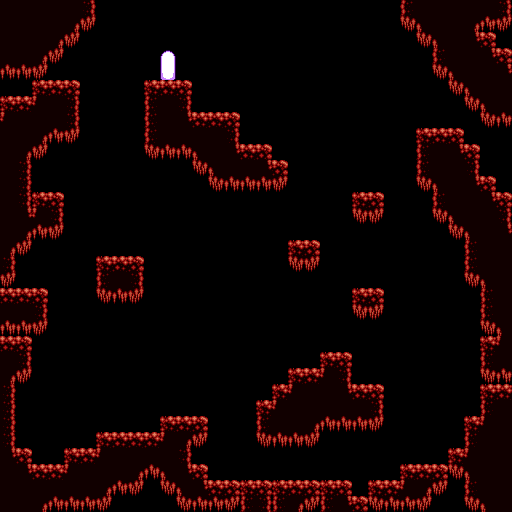

The image is a tile-based game level rendered from a .tmx file. Its description and source (layers, tilesets, objects; grid data summarised) follow:
An orthogonal 32x32 tile map with 16x16 px tiles, 2 tile layers (background, mainground), 1 hidden layer not drawn.

<map version="1.0" orientation="orthogonal" width="32" height="32" tilewidth="16" tileheight="16">
 <tileset firstgid="1" name="level1" tilewidth="16" tileheight="16">
  <image source="level4.png" width="128" height="128" />
  <terraintypes>
   <terrain name="rock" tile="-1" />
  </terraintypes>
  <tile id="0" terrain=",,,0" />
  <tile id="1" terrain=",,0,0" />
  <tile id="2" terrain=",,0," />
  <tile id="3" terrain="0,0,0," />
  <tile id="4" terrain="0,0,,0" />
  <tile id="8" terrain=",0,,0" />
  <tile id="9" terrain="0,0,0,0" />
  <tile id="10" terrain="0,,0," />
  <tile id="11" terrain="0,,0,0" />
  <tile id="12" terrain=",0,0,0" />
  <tile id="16" terrain=",0,," />
  <tile id="17" terrain="0,0,," />
  <tile id="18" terrain="0,,," />
 </tileset>
 <layer name="background" width="32" height="32">
  <data>[1024 cells, 1024 non-empty, 1 distinct tile ids]</data>
 </layer>
 <layer name="mainground" width="32" height="32">
  <data>[1024 cells, 375 non-empty, 15 distinct tile ids]</data>
 </layer>
 <layer name="collision" width="32" height="32" visible="0">
  <data>[1024 cells, 220 non-empty, 1 distinct tile ids]</data>
 </layer>
</map>